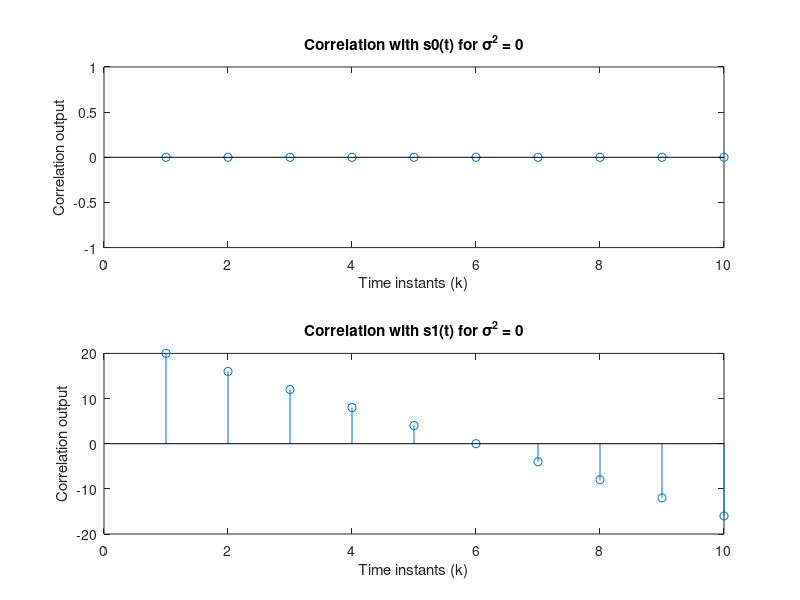
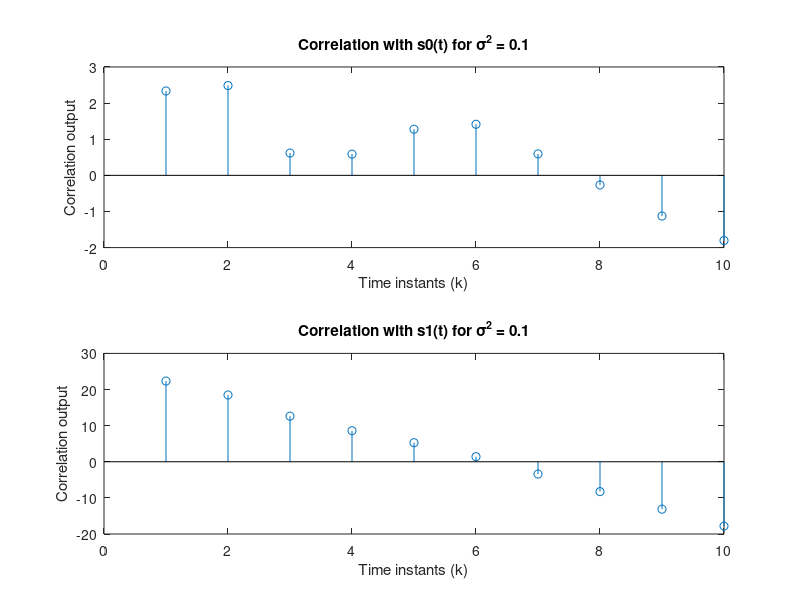
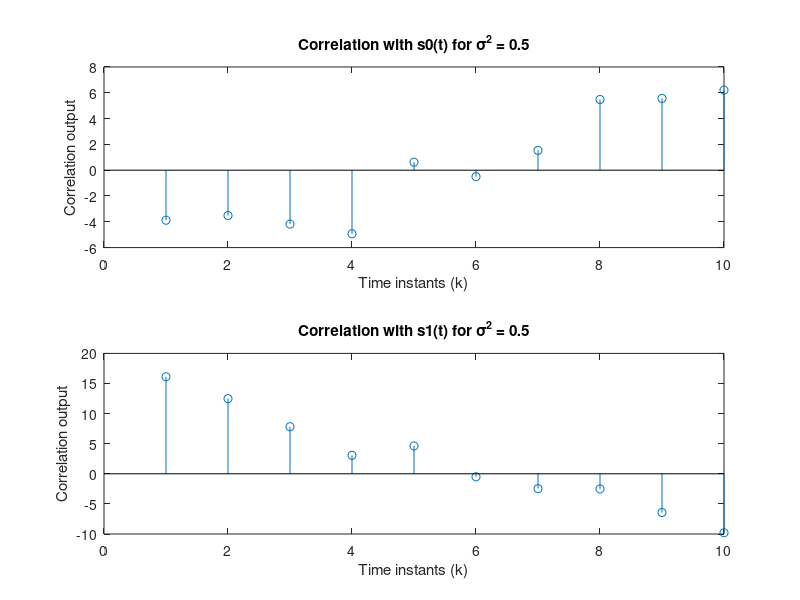
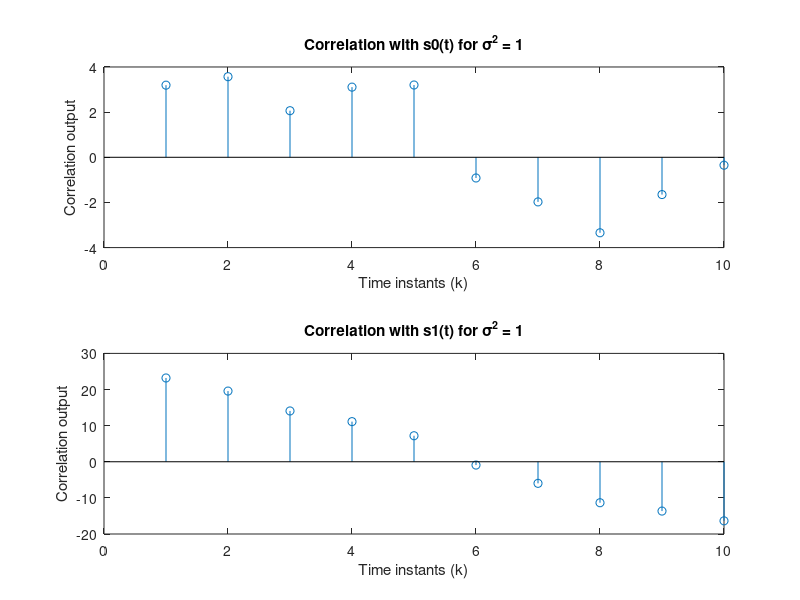

Here is the MATLAB script that generated these plots, in order:
% Define parameters
A = 1; % Amplitude
Tb = 1; % Bit interval duration
numSamples = 10; % Number of samples per bit interval
sigma_squared_values = [0, 0.1, 0.5, 1.0]; % Values of noise variance
% Generate the received signal sequences for s0(t) and s1(t) for each noise variance
for sigma_squared = sigma_squared_values
 % Generate the noise sequence
 nk = sqrt(sigma_squared) * randn(1, numSamples * 2); % Generate Gaussian noise
 
 % Generate received signal sequence for s0(t)
 s0_samples = [A * ones(1, numSamples), -A * ones(1, numSamples)];
 % Sampled version of s0(t)
 received_s0 = A + nk; 
 % Received signal when s0(t) is transmitted
 
 % Generate received signal sequence for s1(t)
 s1_samples = [A * ones(1, numSamples), -A * ones(1, numSamples)]; % Sampled version of s1(t)
 received_s1 = [A + nk(1:numSamples), -A + nk(numSamples+1:end)]; % Received signal when s1(t) is transmitted
 
 % Perform correlation with s0(t)
 correlation_s0 = zeros(1, numSamples);
 for k = 1:numSamples
 correlation_s0(k) = sum(received_s0 .* circshift(s0_samples, [0, k-1]));
 end
 
 % Perform correlation with s1(t)
 correlation_s1 = zeros(1, numSamples);
 for k = 1:numSamples
 correlation_s1(k) = sum(received_s1 .* circshift(s1_samples, [0, k-1]));
 end
 
 % Plot correlator outputs for s0(t) and s1(t) at time instants k = 1, 2, 3, ..., 10
 figure;
 subplot(2, 1, 1);
 stem(1:numSamples, correlation_s0);
 title(['Correlation with s0(t) for \sigma^2 = ' num2str(sigma_squared)]);
 xlabel('Time instants (k)');
 ylabel('Correlation output');
 
 subplot(2, 1, 2);
 stem(1:numSamples, correlation_s1);
 title(['Correlation with s1(t) for \sigma^2 = ' num2str(sigma_squared)]);
 xlabel('Time instants (k)');
 ylabel('Correlation output');
end

